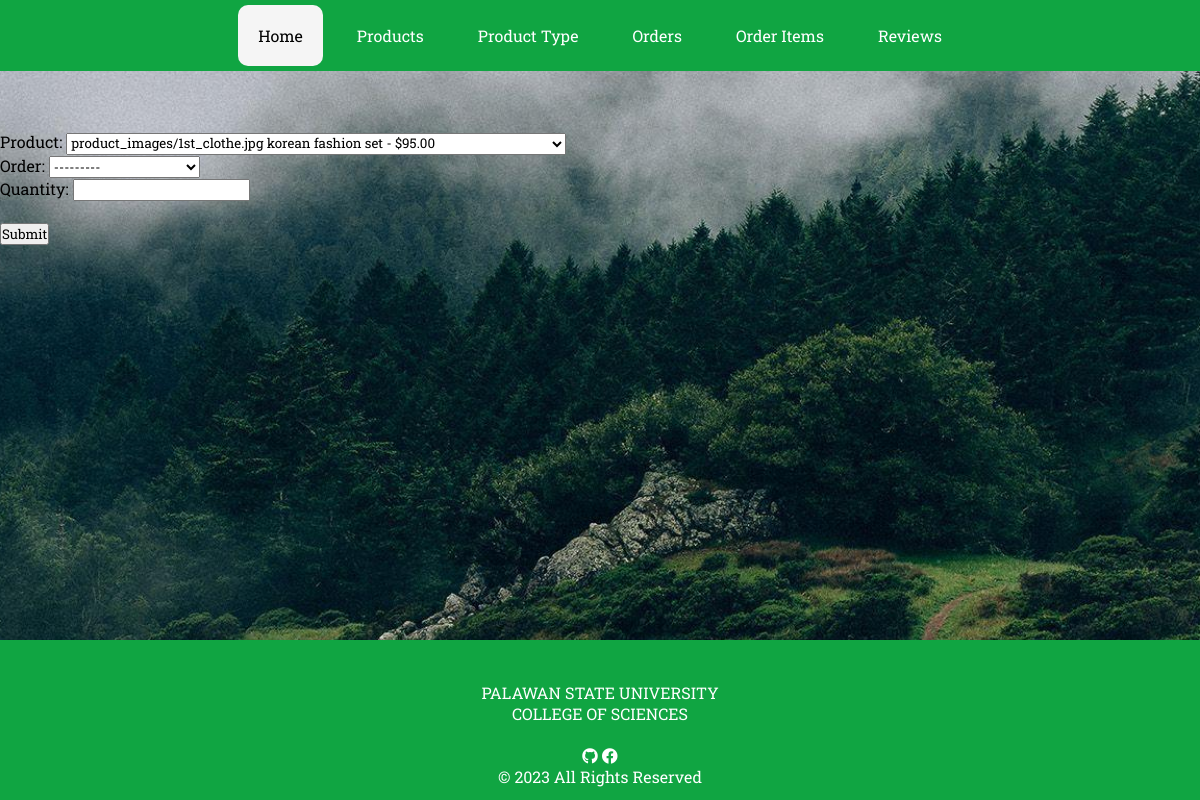
/reviews/1/, run on the app's committed database.
### record/models.py (models this page shows)
class BaseModel(models.Model):
    created_at = models.DateTimeField(auto_now=True, db_index=True)
    updated_at = models.DateTimeField(auto_now=True)
    class Meta:
        abstract = True

class Product(BaseModel):
    product_id = models.AutoField(primary_key=True)
    name = models.CharField(max_length=255)
    description = models.TextField()
    price = models.DecimalField(max_digits=10, decimal_places=2)
    image = models.ImageField(upload_to='product_images/', blank=True, null=True)
    def __str__(self):
        return f"{self.image} {self.name} - ${self.price}"

class Order(BaseModel):
    order_id = models.AutoField(primary_key=True)
    customer_name = models.CharField(max_length=255)
    email = models.EmailField()
    total_amount = models.DecimalField(max_digits=10, decimal_places=2)
    def __str__(self):
        return f"Order #{self.order_id} - {self.customer_name}"

### record/views.py (the view)
# urls.py: path('reviews/<int:pk>/', ReviewUpdateView.as_view(), name='review-update'),
class ReviewUpdateView(UpdateView):
    model = Review
    form_class = OrderItemForm
    template_name = 'review_edit.html'
    success_url = reverse_lazy('review-list')

### record/forms.py
class OrderItemForm(ModelForm):
    class Meta:
        model = OrderItem
        fields = "__all__"

### record/templates/review_edit.html (shortened to what this page needs)
{% extends 'base.html' %}
    {% load static %}
    {% block content %}
    <form role="form" class="" action="" method="post" novalidate>
        {% include 'includes/form.html' %}
        <br />
        <div class="form-group">
            <div class="col-md-12 col-sm-3">
                <button type='submit' class="btn btn-primary">Submit</button>
            </div>
        </div>
    </form>
{% endblock %}

### record/templates/includes/form.html (shortened to what this page needs)
{% load widget_tweaks %}
{% for field in form %}
<div class="col-md-6">
    <div class="form-group">
    {% if field.field.widget.input_type == 'checkbox' %}
    <div class="form-check form-switch">
        {% render_field field class="form-check-input ms-auto" %}
        <label class="form-check-label text-body ms-3 text-truncate w-250 mb-0"
for="flexSwitchCheckDefault5">{{ field.label_tag }}</label>
    </div>
    {% else %}
        <label for="example-text-input" class="form-control-label">{{ field.label_tag}}</label>
        {% render_field field class="form-control" %}
    {% endif %}
</div>
</div>
{% endfor %}

### record/static/css/style.css (style rules this page uses)
* { margin: 0; padding: 0; font-family: 'Roboto Slab'; }
body { background-image: url('../images/bg.jpg'); background-size: cover; background-position: center; background-attachment: fixed; height: 100%; margin: 0; padding: 0; }

### data on the page
Product: product "product_images/1st_clothe.jpg korean fashion set - $95.00"
Order: order "---------"

### other printed values
{{ field.label_tag }} "Product:" "Order:" "Quantity:"
